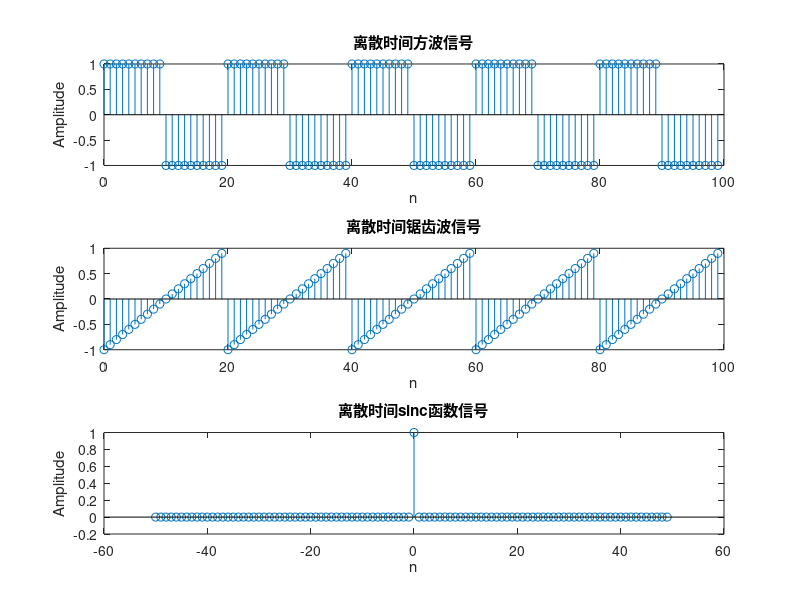

The MATLAB script that drew this image:
% 参数设定
N = 100; % 样本数，可以根据需要修改
n = 0:N-1; % 离散时间索引

% 生成方波信号
square_wave = square(2 * pi * 0.05 * n);

% 生成锯齿波信号
sawtooth_wave = sawtooth(2 * pi * 0.05 * n);

% 生成sinc函数信号
sinc_wave = sinc(n - N/2);

% 绘制方波信号
figure;
subplot(3, 1, 1);
stem(n, square_wave);
title('离散时间方波信号');
xlabel('n');
ylabel('Amplitude');

% 绘制锯齿波信号
subplot(3, 1, 2);
stem(n, sawtooth_wave);
title('离散时间锯齿波信号');
xlabel('n');
ylabel('Amplitude');

% 绘制sinc函数信号
subplot(3, 1, 3);
stem(n - N/2, sinc_wave);
title('离散时间sinc函数信号');
xlabel('n');
ylabel('Amplitude');

% 显示所有图形
figure;
